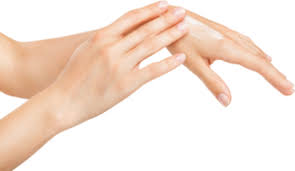
#> input picture image1.jpg, 295 x 171 px; its folder holds only this picture in this run
$ python -i skin_segmentation.py   (imports and definitions only)
#> lines starting #> are read from the running program, lines starting #| are printed output that depends on the picture
#> further down, picture is the input picture: shape (171, 295, 3); mean B, G, R 216.7, 228.5, 246.1
import cv2
import numpy as np
import glob
from converter import RGB_TO_HSI

def load_rgb_image(filename):
    return cv2.cvtColor(cv2.imread(filename), cv2.COLOR_BGR2RGB)

def import_image_folder(img_folder):
    images = glob.glob(img_folder + "*.jpg")
    return images

def get_skin(input_image, min_h=5, max_h=25):
    #hsi_image = cv2.cvtColor(input_image, cv2.COLOR_RGB2HLS)
    hsi_image = RGB_TO_HSI(input_image, BGR=False)
    output_shape = list(hsi_image.shape[0:2])
    empty_image = np.zeros(tuple(output_shape), dtype='uint16')
    for row in range(0,hsi_image.shape[0]):
        for col in range(0,hsi_image.shape[1]):
            if hsi_image[row,col,0] > min_h and hsi_image[row,col,0] < max_h:
                empty_image[row,col] = 1
    return empty_image

def erode_and_dilate(img):
    img_erosion = cv2.erode(img,
                            np.ones((5,5), np.uint8), iterations=4)
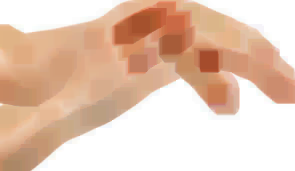
#> img_erosion: shape (171, 295, 3); mean B, G, R 180.2, 199.9, 229.8
    blurred = cv2.GaussianBlur(img_erosion,(7,7),cv2.BORDER_DEFAULT).astype('uint8')
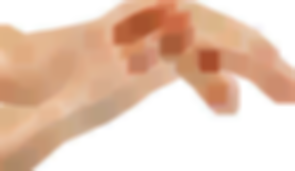
#> blurred: shape (171, 295, 3); mean B, G, R 180.2, 199.9, 229.8

    img_dilation = cv2.dilate(blurred, np.ones((5,5), np.uint8), iterations=4)
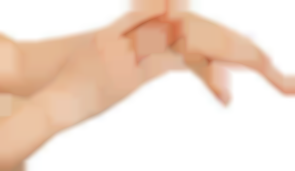
#> img_dilation: shape (171, 295, 3); mean B, G, R 205.6, 220.1, 241
#> (the run stopped early here; a loop or call above may not have finished)

$ run again, on image2.jpg
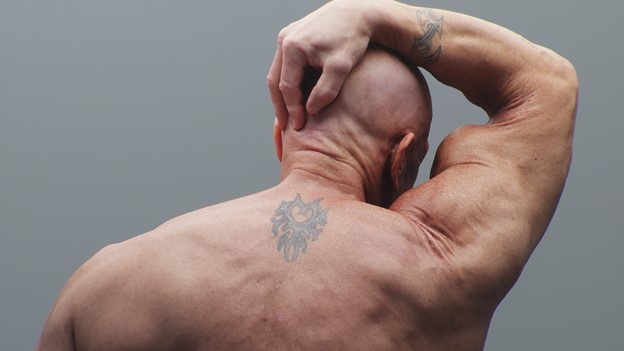
#> input picture image2.jpg, 624 x 351 px
#> picture is the input picture: shape (351, 624, 3); mean B, G, R 124.5, 127.6, 142.7
#> in erode_and_dilate, `img_erosion = cv2.erode(img, np.ones((5,5), np.uint8), iterations=4)`:
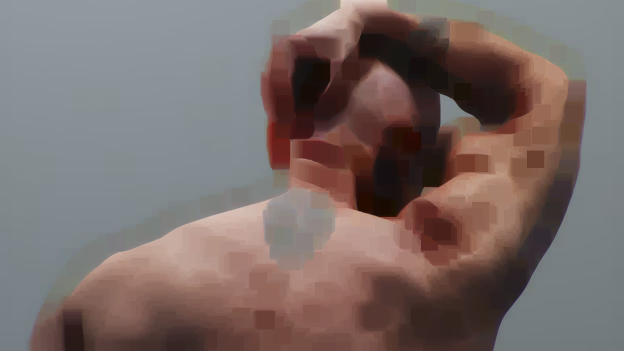
#> img_erosion: shape (351, 624, 3); mean B, G, R 104.5, 107.4, 121.4
#> in erode_and_dilate, `img_dilation = cv2.dilate(blurred, np.ones((5,5), np.uint8), iteration..`:
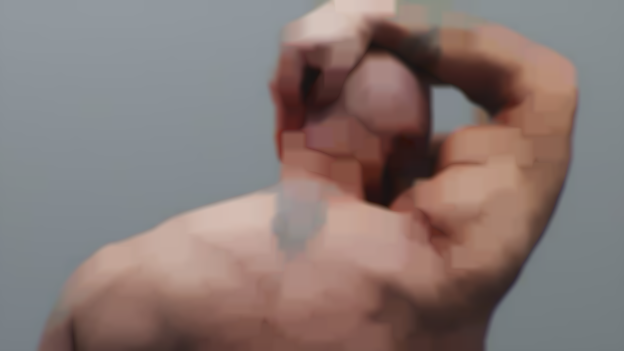
#> img_dilation: shape (351, 624, 3); mean B, G, R 116.9, 120, 135.2

$ run again, on image3.jpg
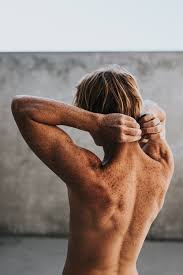
#> input picture image3.jpg, 183 x 275 px
#> picture is the input picture: shape (275, 183, 3); mean B, G, R 121, 129.1, 145.4
#> in erode_and_dilate, `blurred = cv2.GaussianBlur(img_erosion,(7,7),cv2.BORDER_DEFAULT).astyp..`:
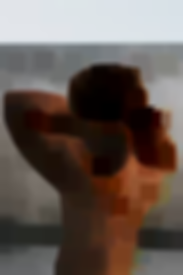
#> blurred: shape (275, 183, 3); mean B, G, R 82, 88.6, 101.3
#> in erode_and_dilate, `img_dilation = cv2.dilate(blurred, np.ones((5,5), np.uint8), iteration..`:
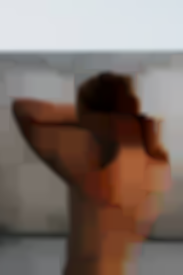
#> img_dilation: shape (275, 183, 3); mean B, G, R 103.6, 110.8, 125.7
